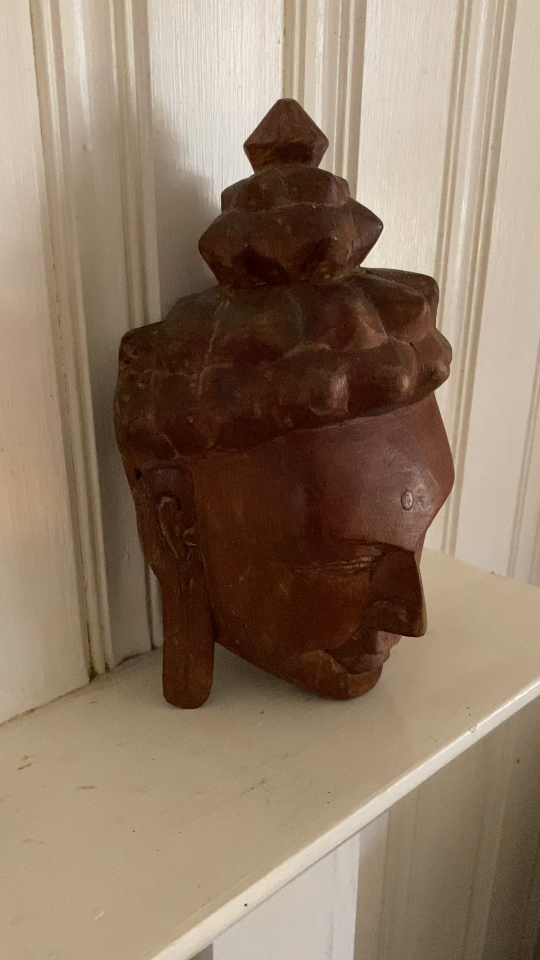
#> input picture buddha_images/buddha_001.png, 1080 x 1920 px (shown at 1/2 size); its folder holds only this picture in this run
$ jupyter execute --allow-errors bundle_adjustment.ipynb   (shell and % lines are left out)
#> lines starting #> are read from the running program, lines starting #| are printed output that depends on the picture
[cell 1]
import os
import cv2
import matplotlib.pyplot as plt
import open3d as o3d
import numpy as np
from mpl_toolkits.mplot3d import Axes3D
from mpl_toolkits.mplot3d.art3d import Poly3DCollection
import pickle


import matplotlib
import gtsam
import scipy
import tqdm
import gtsam.utils.plot as gtsam_plot
import math
import itertools

[cell 2]
directory = './buddha_images/'
# %matplotlib inline
img_names = os.listdir(directory)
img_names.sort()
print(img_names)
images_list = []
grey_images_list = []
for i in img_names:
    if i[-4:] == ".png":
        image = cv2.cvtColor(cv2.imread(directory+str(i)), cv2.COLOR_BGR2RGB)
        images_list.append(image)
        # plt.imshow(image)
        # break
        grey_image = cv2.cvtColor(image, cv2.COLOR_BGR2GRAY)
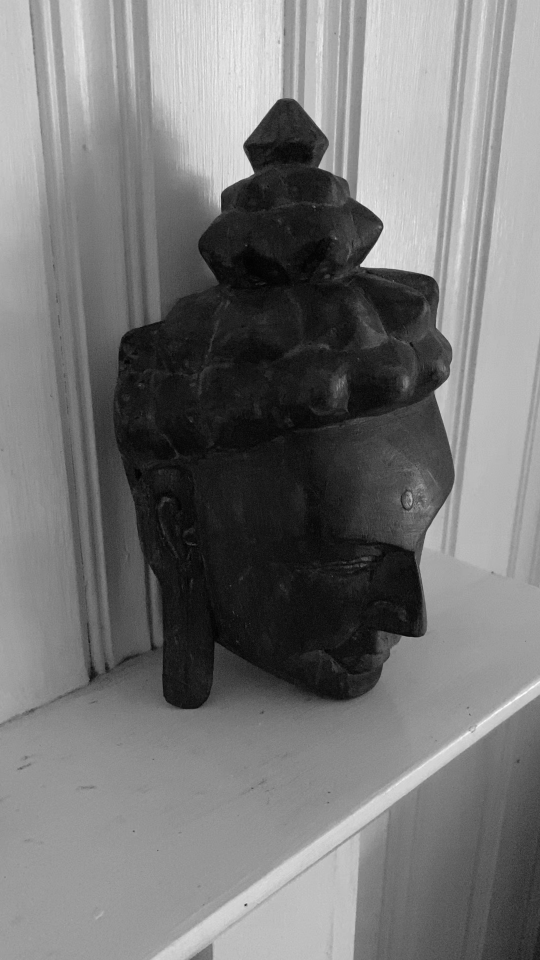
#> grey_image: shape (1920, 1080) (shown at 1/2 size); min 1, max 254, mean 118.2
        grey_images_list.append(grey_image)
        print(grey_image.shape)
#| (1920, 1080)

print(len(images_list))
#| 1

[cell 3]
'''Data Structures to use'''
class Point3D(object):
    def __init__(self, coords, origin):
        self.coords = coords
        self.origin = origin

class PointCloud(object):
    def __init__(self, points_3D, index, q1, q2):
        self.cloud = []
        self.create_pointcloud(points_3D, index, q1, q2)

    # [53 lines left out: functions find_3d_point, update, scan_pointcloud, not called in this run]

    def create_pointcloud(self, points_3D, index, q1, q2):
        for i, point in enumerate(points_3D):
            self.cloud.append(Point3D(point, {index: q1[i], index+1: q2[i]}))

    # [6 lines left out: function get_pointcloud, not called in this run]

# Plot Functions

[cell 4]
"""Plotting functions"""

# [99 lines left out: functions make_pcd, plot_pointcloud, plot_camera_poses, plot_camera_poses_with_pointcloud, drawlines, not called in this run]

# Keypoints and Matching Functions

[cell 5]
"""Keypoints and Matching Functions"""

def non_maximum_suppression(points):
    height, width = 1920,1080
    binary_mask = np.zeros((height, width), dtype=np.uint8)
    responses = np.array([point.response for point in points])
    mask = np.flip(np.argsort(responses))

    point_list = np.rint([point.pt for point in points])[mask].astype(int)

    nms_mask = []
    for point, index in zip(point_list, mask):
        if binary_mask[point[1], point[0]] == 0:
            nms_mask.append(index)
            cv2.circle(binary_mask, tuple(point), 2, 255, -1)

    return nms_mask

def compute_keypoints_list(images_list):

    keypoints_list = []
    desc_list = []
    # try:
    #     sift = cv2.xfeatures2d.SIFT_create(5000, nOctaveLayers=3, contrastThreshold=0.04)
    # except:
    sift = cv2.SIFT_create(5000, nOctaveLayers=3, contrastThreshold=0.04)

    for image in images_list:
        image_gray = image# cv2.cvtColor(image, cv2.COLOR_BGR2GRAY)
        # print(image_gray.shape)
        kp, desc = sift.detectAndCompute(image_gray, None)
        nms_mask = non_maximum_suppression(kp)
        kp = np.array(kp)[nms_mask]
        desc = np.array(desc)[nms_mask]
        print(kp.shape, desc.shape)
        keypoints_list.append(kp)
        desc_list.append(desc)

    return keypoints_list, desc_list

height, width = images_list[0].shape[:2]
#> height = 1920; width = 1080
K = np.array([[1500, 0, width/2], [0, 1500, height/2], [0, 0, 1]], dtype=np.float32)

keypoints_list, desc_list = compute_keypoints_list(grey_images_list)
#> the loop in compute_keypoints_list, `for image in images_list:` made 1 pass
#> (height in non_maximum_suppression, width in non_maximum_suppression) on pass 1: (1920, 1080)
#| (964,) (964, 128)
#> after the loop in compute_keypoints_list, `for image in images_list:`: desc_list = 1 item
#> keypoints_list = 1 item; desc_list = 1 item
print("LENGTH of keypoints and descriptors should be same")
print(len(keypoints_list),len(desc_list))
#| 1 1
print("Number of Keypoints and dim[0] of descriptors should be same")
print(len(keypoints_list[0]), desc_list[0].shape)
#| 964 (964, 128)

# [35 lines left out: function compute_matches, not called in this run]

#> (the rest of this cell did not finish here and is left out)

# Computations related to F matrix, Normal F matrix and F_RANSAC

[cell 6]
"""Computations related to F matrix, Normal F matrix and F_RANSAC"""

# [53 lines left out: functions normalize_points, compute_F_normalized, not called in this run]

"""F_ransac Function"""

# [61 lines left out: function compute_F_ransac, not called in this run]

#> (the rest of this cell did not finish here and is left out)

# Front-end Pose Computation

[cell 7]
'''Pose and 3D point computation functions'''

# [31 lines left out: functions compute_essential_mat, compute_pose, compute_pose_pnp, generate_transformation_matrix, not called in this run]

def compute_projection_matrix(T):

    return K @ np.linalg.inv(T)[:3,:]

# [13 lines left out: function triangulate_points, not called in this run]

'''points and pose computation'''
T = np.eye(4)
camera_poses = []
camera_poses.append(T)
for i in range(len(images_list)-1):

    pts_1, pts_2 = compute_matches(keypoints_list[i], keypoints_list[i+1], desc_list[i], desc_list[i+1])

    if i == 0:

        E, matches1, matches2, mask = compute_essential_mat(pts_1, pts_2)
        matches1, matches2, R, t = compute_pose(E, matches1, matches2, mask)
        T = generate_transformation_matrix(R, t)
        camera_poses.append(np.linalg.inv(T))
        P1 = compute_projection_matrix(camera_poses[i])
        P2 = compute_projection_matrix(camera_poses[i+1])
        points_3d, matches1, matches2 = triangulate_points(matches1, matches2, P1, P2)

        pointcloud = PointCloud(points_3d, 0, matches1, matches2)
        previous_keypoints = matches2

    else:

        E, matches1, matches2, mask = compute_essential_mat(pts_1, pts_2)

        matched_2d_image1, matched_3d, matched_indices = pointcloud.scan_pointcloud(i, previous_keypoints, matches1)

        print("Matched points 2d and 3d: ", matched_2d_image1.shape, matched_3d.shape)
        matched_2d_image2 = matches2[matched_indices]

        T_2_w = compute_pose_pnp(matched_3d, matched_2d_image2)
        camera_poses.append(np.linalg.inv(T_2_w))
        P1 = compute_projection_matrix(camera_poses[i])
        P2 = compute_projection_matrix(camera_poses[i+1])
        points3D, matches1, matches2 = triangulate_points(matches1, matches2, P1, P2)
        pointcloud.update(i, points3D, matches1, matches2)

        previous_keypoints = matches2

    print(matches1.shape, matches2.shape)
#> this loop made 0 passes
#> after the loop, camera_poses = [[[1, 0, 0, 0], [0, 1, 0, 0], [0, 0, 1, 0], [0, 0, 0, 1]]]


$ run again, on buddha_images/buddha_005.png
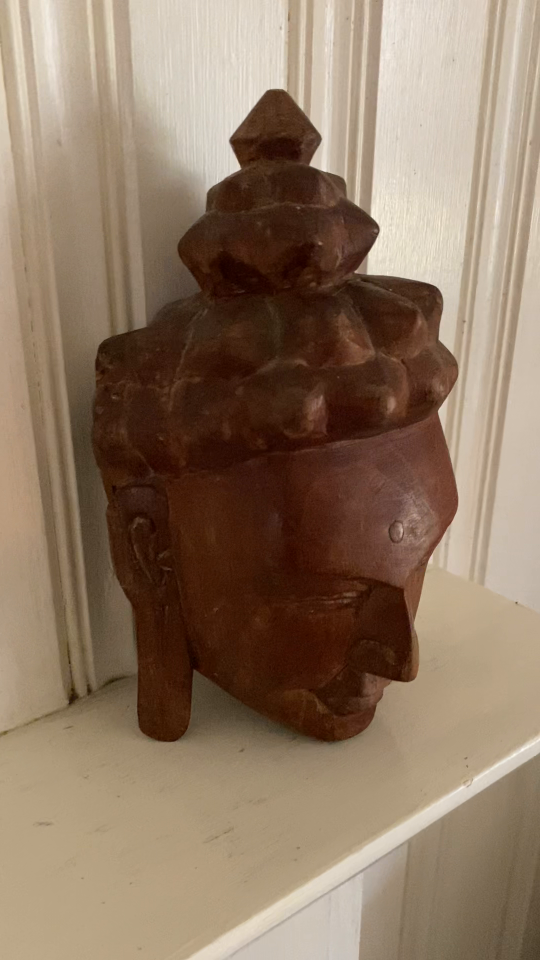
#> input picture buddha_images/buddha_005.png, 1080 x 1920 px (shown at 1/2 size)
#> `grey_image = cv2.cvtColor(image, cv2.COLOR_BGR2GRAY)`:
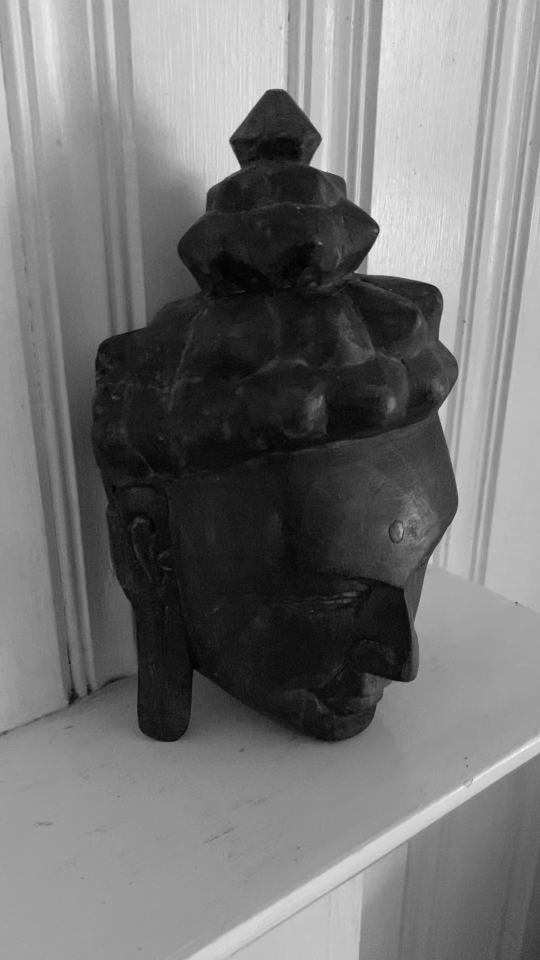
#> grey_image: shape (1920, 1080) (shown at 1/2 size); min 2, max 249, mean 115.8
#| (1920, 1080)
#| 1
#> the loop in compute_keypoints_list, `for image in images_list:` made 1 pass
#> (height in non_maximum_suppression, width in non_maximum_suppression) on pass 1: (1920, 1080)
#> (printed output is left out)
#> after the loop in compute_keypoints_list, `for image in images_list:`: desc_list = 1 item
#| 1 1
#| 437 (437, 128)
#> after the loop `for i in range(len(images_list)-1):`: camera_poses = [[[1, 0, 0, 0], [0, 1, 0, 0], [0, 0, 1, 0], [0, 0, 0, 1]]]

$ run again, on buddha_images/buddha_006.png
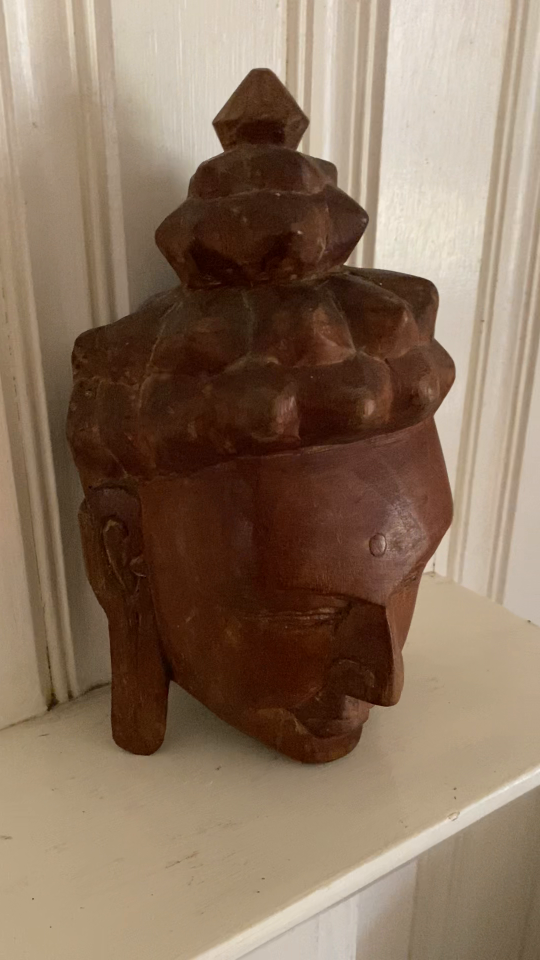
#> input picture buddha_images/buddha_006.png, 1080 x 1920 px (shown at 1/2 size)
#> `grey_image = cv2.cvtColor(image, cv2.COLOR_BGR2GRAY)`:
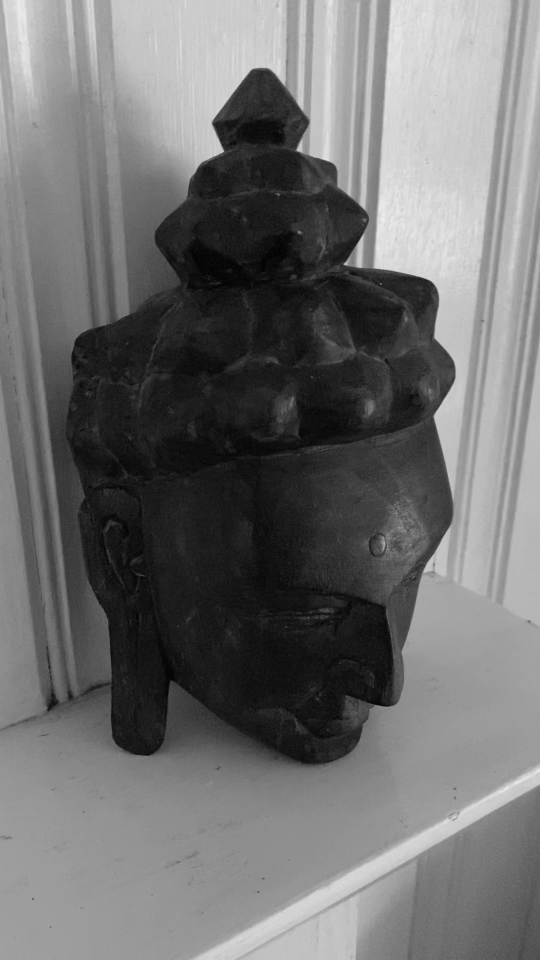
#> grey_image: shape (1920, 1080) (shown at 1/2 size); min 2, max 240, mean 111.2
#| (1920, 1080)
#| 1
#> the loop in compute_keypoints_list, `for image in images_list:` made 1 pass
#> (height in non_maximum_suppression, width in non_maximum_suppression) on pass 1: (1920, 1080)
#> (printed output is left out)
#> after the loop in compute_keypoints_list, `for image in images_list:`: desc_list = 1 item
#| 1 1
#| 521 (521, 128)
#> after the loop `for i in range(len(images_list)-1):`: camera_poses = [[[1, 0, 0, 0], [0, 1, 0, 0], [0, 0, 1, 0], [0, 0, 0, 1]]]
